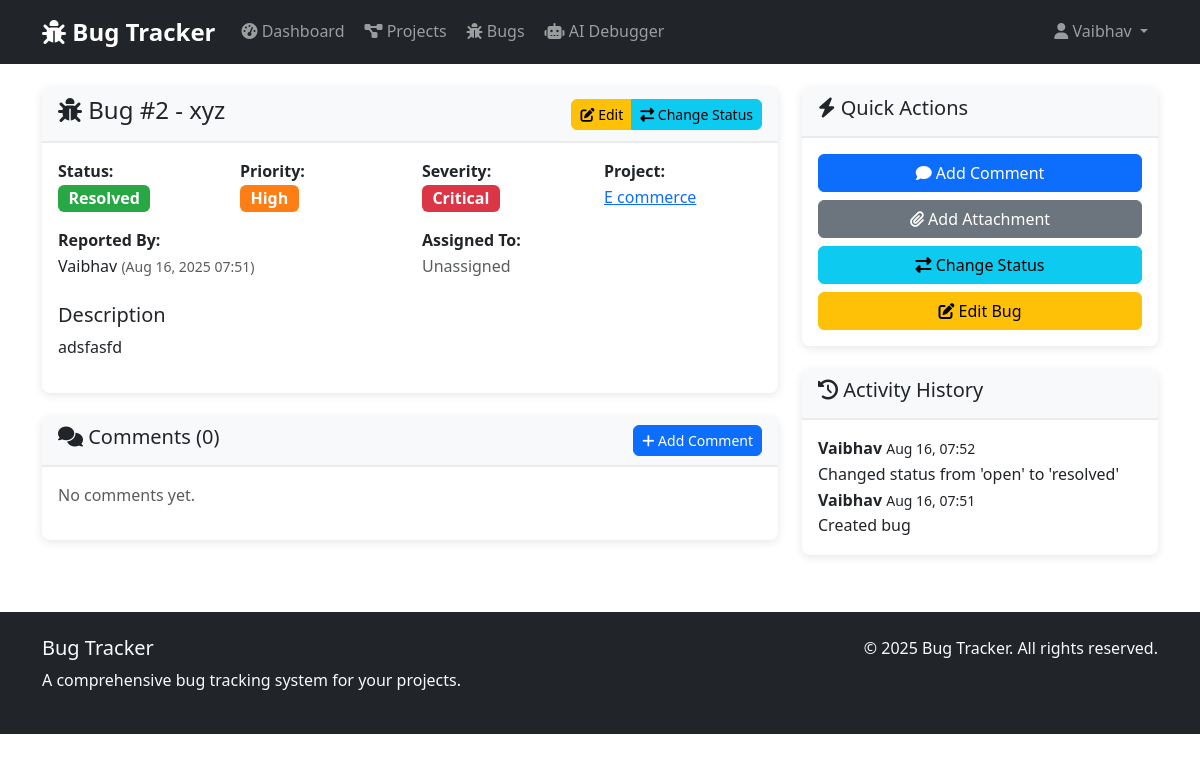
Page /bugs/2/ (signed in) on the committed database.
### bugs/models.py (models this page shows, shortened)
class Bug(models.Model):
    STATUS_CHOICES = (
        ('open', 'Open'),
        ('in_progress', 'In Progress'),
        ('resolved', 'Resolved'),
        ('closed', 'Closed'),
        ('reopened', 'Reopened'),
    )
    PRIORITY_CHOICES = (
        ('low', 'Low'),
        ('medium', 'Medium'),
        ('high', 'High'),
        ('critical', 'Critical'),
    )
    SEVERITY_CHOICES = (
        ('minor', 'Minor'),
        ('major', 'Major'),
        ('critical', 'Critical'),
        ('blocker', 'Blocker'),
    )
    title = models.CharField(max_length=200)
    description = models.TextField()
    project = models.ForeignKey(Project, on_delete=models.CASCADE, related_name='bugs')
    project_version = models.ForeignKey(ProjectVersion, on_delete=models.SET_NULL,
                                        related_name='bugs', null=True, blank=True)
    status = models.CharField(max_length=20, choices=STATUS_CHOICES, default='open')
    priority = models.CharField(max_length=20, choices=PRIORITY_CHOICES, default='medium')
    severity = models.CharField(max_length=20, choices=SEVERITY_CHOICES, default='major')
    reported_by = models.ForeignKey(User, on_delete=models.CASCADE, related_name='reported_bugs')
    assigned_to = models.ForeignKey(User, on_delete=models.SET_NULL,
                                   related_name='assigned_bugs', null=True, blank=True)
    created_at = models.DateTimeField(auto_now_add=True)
    updated_at = models.DateTimeField(auto_now=True)
    resolved_at = models.DateTimeField(null=True, blank=True)
    tags = models.CharField(max_length=200, blank=True, null=True)
    class Meta:
        ordering = ['-created_at']

class BugHistory(models.Model):
    bug = models.ForeignKey(Bug, on_delete=models.CASCADE, related_name='history')
    user = models.ForeignKey(User, on_delete=models.CASCADE)
    action = models.CharField(max_length=200)  # e.g., "Changed status from Open to In Progress"
    timestamp = models.DateTimeField(auto_now_add=True)
    class Meta:
        ordering = ['-timestamp']
        verbose_name_plural = "Bug histories"

### projects/models.py (models this page shows, shortened)
class Project(models.Model):
    name = models.CharField(max_length=100)
    description = models.TextField()
    start_date = models.DateField(auto_now_add=True)
    end_date = models.DateField(null=True, blank=True)
    manager = models.ForeignKey(User, on_delete=models.CASCADE, related_name='managed_projects')
    members = models.ManyToManyField(User, related_name='projects')

### bugs/views.py (the view)
# urls.py: path('<int:bug_id>/', views.bug_detail, name='bug_detail'),
@login_required
def bug_detail(request, bug_id):
    bug = get_object_or_404(Bug, id=bug_id)
    comments = bug.comments.all()
    attachments = bug.attachments.all()
    history = bug.history.all()
    context = {
        'bug': bug,
        'comments': comments,
        'attachments': attachments,
        'history': history
    }
    return render(request, 'bugs/bug_detail.html', context)

### bugs/templates/bugs/bug_detail.html (shortened to what this page needs)
{% extends 'base.html' %}
{% load bug_extras %}
{% block content %}
<div class="container mt-4">
    <div class="row">
        <div class="col-md-8">
            <div class="card mb-4">
                <div class="card-header d-flex justify-content-between align-items-center">
                    <div>
                        <h4>
                            <i class="fas fa-bug"></i> Bug #{{ bug.id }} - {{ bug.title }}
                        </h4>
                    </div>
                    <div class="btn-group">
                        <a href="{% url 'bugs:edit_bug' bug.id %}" class="btn btn-warning btn-sm">
                            <i class="fas fa-edit"></i> Edit
                        </a>
                        <a href="{% url 'bugs:change_status' bug.id %}" class="btn btn-info btn-sm">
                            <i class="fas fa-exchange-alt"></i> Change Status
                        </a>
                    </div>
                </div>
                <div class="card-body">
                    <div class="row mb-3">
                        <div class="col-md-3">
                            <strong>Status:</strong><br>
                            <span class="badge bg-{{ bug.status|slugify }} fs-6">
                                {{ bug.get_status_display }}
                            </span>
                        </div>
                        <div class="col-md-3">
                            <strong>Priority:</strong><br>
                            <span class="badge bg-{{ bug.priority|slugify }} fs-6">
                                {{ bug.get_priority_display }}
                            </span>
                        </div>
                        <div class="col-md-3">
                            <strong>Severity:</strong><br>
                            <span class="badge bg-{{ bug.severity|slugify }} fs-6">
                                {{ bug.get_severity_display }}
                            </span>
                        </div>
                        <div class="col-md-3">
                            <strong>Project:</strong><br>
                            <a href="{% url 'projects:project_detail' bug.project.id %}">{{ bug.project.name }}</a>
                        </div>
                    </div>
                    <div class="row mb-3">
                        <div class="col-md-6">
                            <strong>Reported By:</strong><br>
                            {{ bug.reported_by.get_full_name|default:bug.reported_by.username }}
                            <small class="text-muted">({{ bug.created_at|date:"M d, Y H:i" }})</small>
                        </div>
                        <div class="col-md-6">
                            <strong>Assigned To:</strong><br>
                            {% if bug.assigned_to %}
                                {{ bug.assigned_to.get_full_name|default:bug.assigned_to.username }}
                            {% else %}
                                <span class="text-muted">Unassigned</span>
                            {% endif %}
                        </div>
                    </div>
                    <div class="mt-4">
                        <h5>Description</h5>
                        <div class="bug-description">
                            {{ bug.description|linebreaks }}
                        </div>
                    </div>
                </div>
            </div>
            <div class="card mb-4">
                <div class="card-header d-flex justify-content-between align-items-center">
                    <h5><i class="fas fa-comments"></i> Comments ({{ comments.count }})</h5>
                    <a href="{% url 'bugs:add_comment' bug.id %}" class="btn btn-primary btn-sm">
                        <i class="fas fa-plus"></i> Add Comment
                    </a>
                </div>
                <div class="card-body">
                    {% for comment in comments %}
                        <div class="comment">
                            <div class="comment-header">
                                <strong>{{ comment.author.get_full_name|default:comment.author.username }}</strong>
                                <span class="text-muted">{{ comment.created_at|date:"M d, Y H:i" }}</span>
                                {% if request.user == comment.author or request.user.is_staff %}
                                    <a href="{% url 'bugs:delete_comment' bug.id comment.id %}"
                                       class="btn btn-sm btn-outline-danger float-end">
                                        <i class="fas fa-trash"></i>
                                    </a>
                                {% endif %}
                            </div>
                            <div class="comment-content">
                                {{ comment.content|linebreaks }}
                            </div>
                        </div>
                    {% empty %}
                        <p class="text-muted">No comments yet.</p>
                    {% endfor %}
                </div>
            </div>
        </div>
        <div class="col-md-4">
            <div class="card mb-4">
                <div class="card-header">
                    <h5><i class="fas fa-bolt"></i> Quick Actions</h5>
                </div>
                <div class="card-body d-grid gap-2">
                    <a href="{% url 'bugs:add_comment' bug.id %}" class="btn btn-primary">
                        <i class="fas fa-comment"></i> Add Comment
                    </a>
                    <a href="{% url 'bugs:add_attachment' bug.id %}" class="btn btn-secondary">
                        <i class="fas fa-paperclip"></i> Add Attachment
                    </a>
                    <a href="{% url 'bugs:change_status' bug.id %}" class="btn btn-info">
                        <i class="fas fa-exchange-alt"></i> Change Status
                    </a>
                    <a href="{% url 'bugs:edit_bug' bug.id %}" class="btn btn-warning">
                        <i class="fas fa-edit"></i> Edit Bug
                    </a>
                </div>
            </div>
            <div class="card">
                <div class="card-header">
                    <h5><i class="fas fa-history"></i> Activity History</h5>
                </div>
                <div class="card-body">
                    {% for activity in history %}
                        <div class="history-item">
                            <div class="history-meta">
                                <strong>{{ activity.user.username }}</strong>
                                <small>{{ activity.timestamp|date:"M d, H:i" }}</small>
                            </div>
                            <div>{{ activity.action }}</div>
                        </div>
                    {% empty %}
                        <p class="text-muted">No activity history.</p>
                    {% endfor %}
                </div>
            </div>
        </div>
    </div>
</div>
{% endblock %}

### templates/base.html (shortened to what this page needs)
<!DOCTYPE html>
<html lang="en">
<head>
    <link href="https://cdn.jsdelivr.net/npm/bootstrap@5.3.0/dist/css/bootstrap.min.css" rel="stylesheet">
    <link rel="stylesheet" href="https://cdnjs.cloudflare.com/ajax/libs/font-awesome/6.4.0/css/all.min.css">
    {% load static %}
    <link rel="stylesheet" href="{% static 'css/custom.css' %}">
</head>
<body>
    <nav class="navbar navbar-expand-lg navbar-dark bg-dark">
        <div class="container">
            <a class="navbar-brand" href="{% url 'dashboard:dashboard' %}">
                <i class="fas fa-bug"></i> Bug Tracker
            </a>
            <div class="collapse navbar-collapse" id="navbarNav">
                <ul class="navbar-nav me-auto">
                    {% if user.is_authenticated %}
                        <li class="nav-item">
                            <a class="nav-link" href="{% url 'dashboard:dashboard' %}">
                                <i class="fas fa-tachometer-alt"></i> Dashboard
                            </a>
                        </li>
                        <li class="nav-item">
                            <a class="nav-link" href="{% url 'projects:project_list' %}">
                                <i class="fas fa-project-diagram"></i> Projects
                            </a>
                        </li>
                        <li class="nav-item">
                            <a class="nav-link" href="{% url 'bugs:bug_list' %}">
                                <i class="fas fa-bug"></i> Bugs
                            </a>
                        </li>
                        <li class="nav-item">
                            <a class="nav-link" href="{% url 'ai_debugger:analysis_home' %}">
                                <i class="fas fa-robot"></i> AI Debugger
                            </a>
                        </li>
                    {% endif %}
                </ul>
                <ul class="navbar-nav">
                    {% if user.is_authenticated %}
                        <li class="nav-item dropdown">
                            <a class="nav-link dropdown-toggle" href="#" id="navbarDropdown" role="button" data-bs-toggle="dropdown">
                                <i class="fas fa-user"></i> {{ user.username }}
                            </a>
                        </li>
                    {% endif %}
                </ul>
            </div>
        </div>
    </nav>
    <main>
        {% block content %}{% endblock %}
    </main>
    <footer class="bg-dark text-light mt-5 py-4">
        <div class="container">
            <div class="row">
                <div class="col-md-6">
                    <h5>Bug Tracker</h5>
                    <p>A comprehensive bug tracking system for your projects.</p>
                </div>
                <div class="col-md-6 text-end">
                    <p>&copy; 2025 Bug Tracker. All rights reserved.</p>
                </div>
            </div>
        </div>
    </footer>
</body>
</html>

### templates/static/css/custom.css (style rules this page uses)
:root { --primary-color: #007bff; --secondary-color: #6c757d; --success-color: #28a745; --danger-color: #dc3545; --warning-color: #ffc107; --info-color: #17a2b8; --light-color: #f8f9fa; --dark-color: #343a40; }
body { font-family: 'Segoe UI', Tahoma, Geneva, Verdana, sans-serif; line-height: 1.6; }
.navbar-brand { font-weight: bold; font-size: 1.5rem; }
.btn { border-radius: 6px; font-weight: 500; transition: all 0.3s ease; }
.card { border: none; border-radius: 8px; box-shadow: 0 2px 10px rgba(0, 0, 0, 0.1); transition: all 0.3s ease; }
.card-header { background-color: var(--light-color); border-bottom: 2px solid #e9ecef; font-weight: 600; }
.badge.bg-resolved { background-color: var(--success-color) !important; }
.badge.bg-high { background-color: #fd7e14 !important; }
.badge.bg-critical { background-color: var(--danger-color) !important; }
.navbar-nav .nav-link { border-radius: 6px; margin: 0 2px; transition: background-color 0.3s ease; }
footer { margin-top: auto; }

### rows in the picture
Bug: id "2", title "xyz", status "Resolved", priority "High", severity "Critical", project.name "E commerce", reported_by.get_full_name "Vaibhav", created_at "Aug 16, 2025 07:51", description "adsfasfd", count "0"
BugHistory: user.username "Vaibhav", timestamp "Aug 16, 07:52", action "Changed status from 'open' to 'resolved'"
BugHistory: user.username "Vaibhav", timestamp "Aug 16, 07:51", action "Created bug"

### other values in the picture
{{ user.username }} "Vaibhav"
